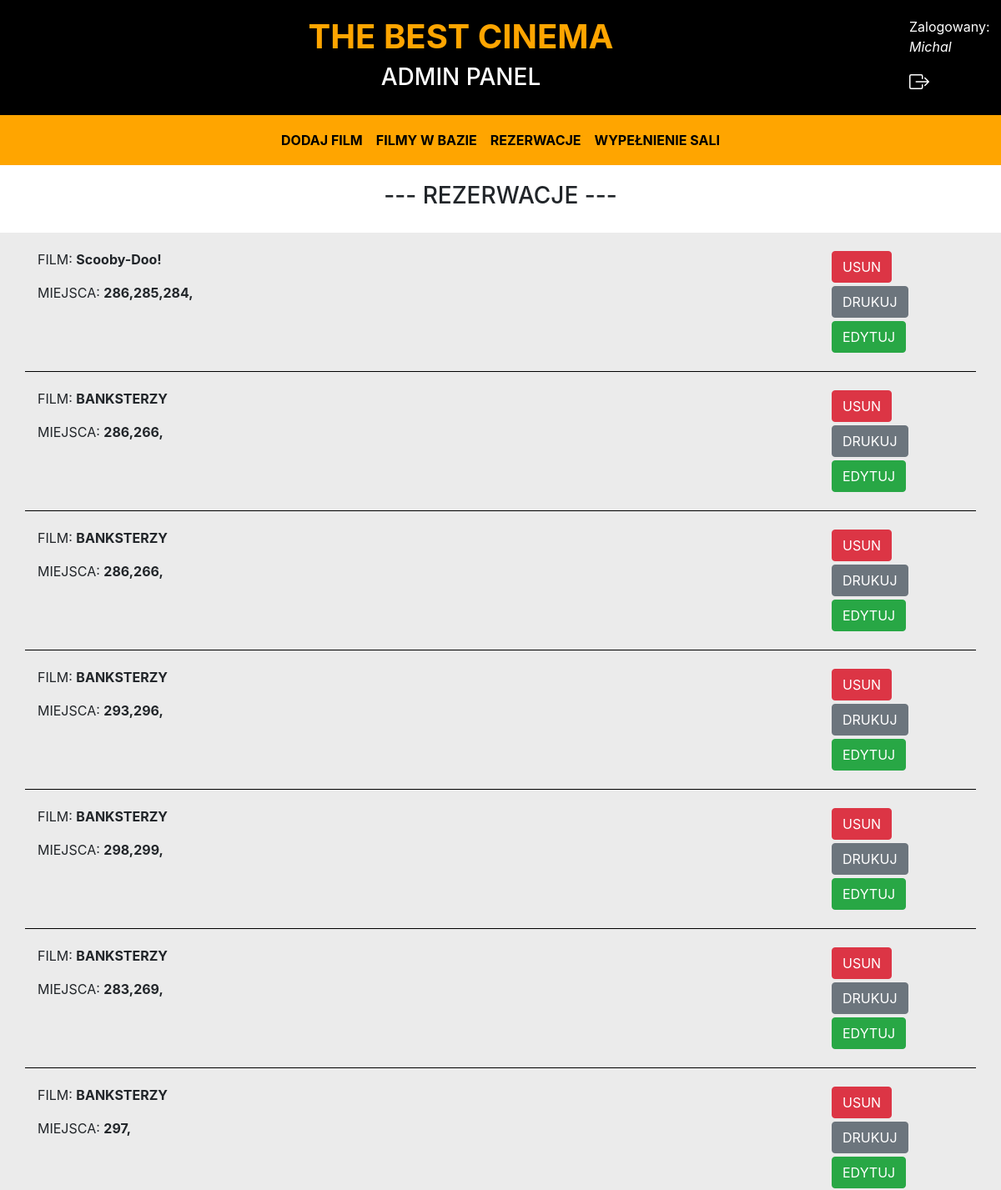
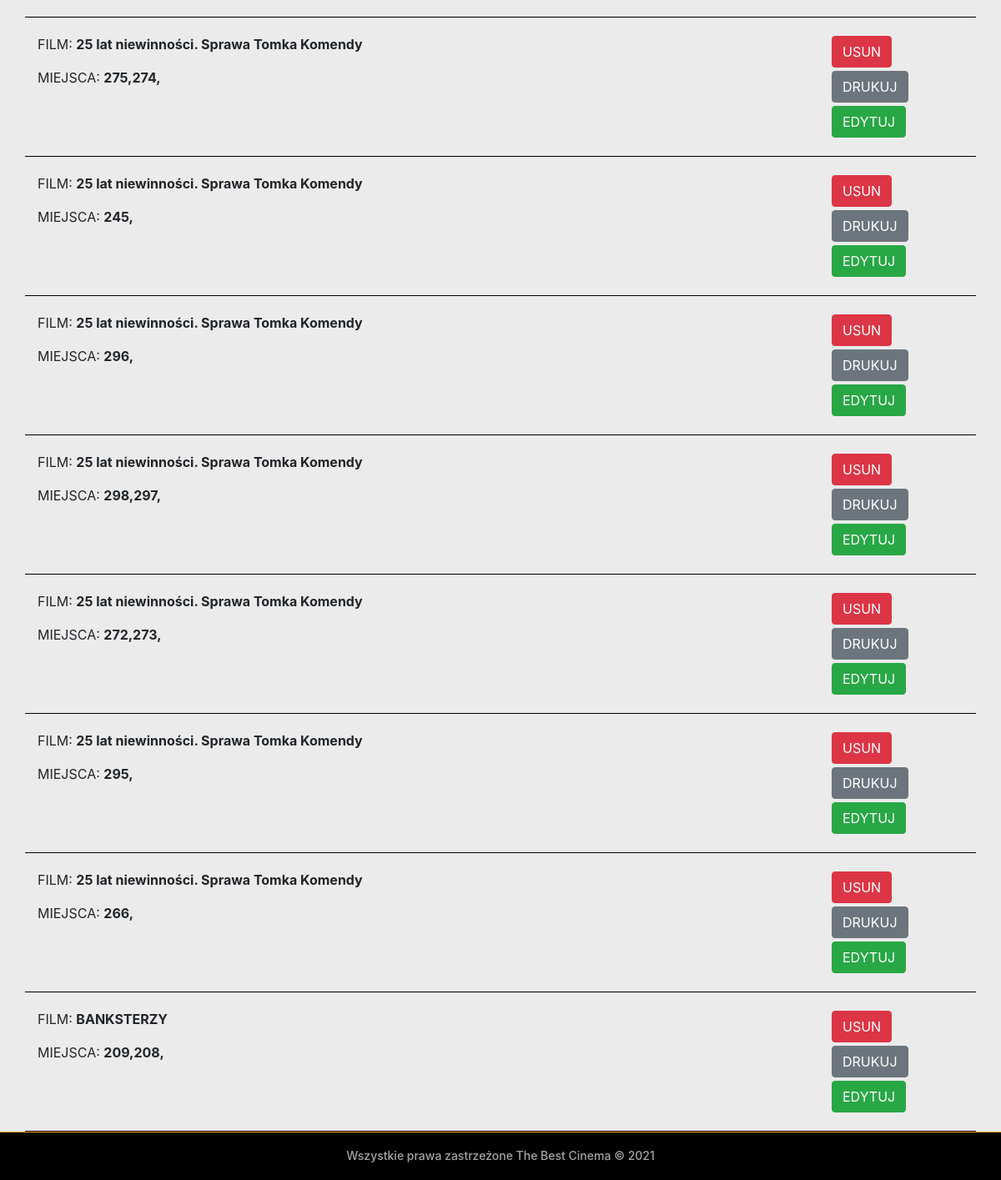
/admin/klienci.php (signed in), run on the app's committed database (2 pictures, top to bottom).
### tables this page shows
CREATE TABLE `rezerwacje` (
  `ID` int(11) NOT NULL,
  `Tytul` text NOT NULL,
  `Miejsca` text NOT NULL,
  `ID_uzytkownika` int(11) NOT NULL
);

### admin/klienci.php (the view, shortened to what this page needs)
<!doctype html>
<html lang="pl">
<head>
    <link href="https://stackpath.bootstrapcdn.com/bootstrap/4.5.2/css/bootstrap.min.css" rel="stylesheet">
</head>
<body>
    <div id="root" class="container-fluid">
        <?php include 'admin_komponenty/header.php'; ?>
        <?php include 'admin_komponenty/nav.php'; ?>
        <div class="tytulowy">
            <div class="container">
                <div class="row">
                    <div class="col-sm-12">
                        <h3 class="tytul">--- REZERWACJE ---</h3>
                    </div>
                </div>
            </div>
        </div>
        <div class="main">
            <div class="container" id="rezerwacje">
                <?php
                include '_hasla.php';
                $com = mysqli_connect($hostname, $username, $password);
                mysqli_select_db($com, $dbname);
                mysqli_set_charset($com, "utf8");
                $query = "SELECT * FROM rezerwacje";
                $result = mysqli_query($com, $query);
                if ($result) {
                    while ($row = mysqli_fetch_array($result)) {
                        echo ' <div class="row wiersz">
                                    <div class="col col-sm-10">
                                        <p>FILM: <span class="bold">'  . $row["Tytul"] . '</span></p>
                                        <p>MIEJSCA: <span class="bold">' . $row["Miejsca"] . '</span></p>
                                    </div>
                                    <div class="col col-sm-2">
                                        <a href="admin_pliki_serwerowe/usun_rezerwacje.php?id=' . $row["ID"]  . '">
                                            <button class="btn btn-danger">USUN</button>
                                        </a>
                                        <a href="drukuj.php?id=' . $row["ID"]  . '&tytul=' . $row["Tytul"] . '&miejsca=' . $row["Miejsca"] . '">
                                        <button class="btn btn-secondary">DRUKUJ</button>
                                        </a>
                                        </a>
                                        <a href="edytcja.php?id=' . $row["ID"] . '">
                                            <button onclick="edycja()" class="btn btn-success">EDYTUJ</button>
                                        </a>
                                    </div>
                                </div>';
                    };
                }
                ?>
            </div>
        </div>
        <?php include 'admin_komponenty/footer.php'; ?>
    </div>
</body>
</html>

### data on the page
rezerwacje: Tytul "Scooby-Doo!", Miejsca "286,285,284,"
rezerwacje: Tytul "BANKSTERZY", Miejsca "286,266,"
rezerwacje: Tytul "BANKSTERZY", Miejsca "286,266,"
rezerwacje: Tytul "BANKSTERZY", Miejsca "293,296,"
rezerwacje: Tytul "BANKSTERZY", Miejsca "298,299,"
rezerwacje: Tytul "BANKSTERZY", Miejsca "283,269,"
rezerwacje: Tytul "BANKSTERZY", Miejsca "297,"
rezerwacje: Tytul "25 lat niewinności. Sprawa Tomka Komendy", Miejsca "275,274,"
rezerwacje: Tytul "25 lat niewinności. Sprawa Tomka Komendy", Miejsca "245,"
rezerwacje: Tytul "25 lat niewinności. Sprawa Tomka Komendy", Miejsca "296,"
rezerwacje: Tytul "25 lat niewinności. Sprawa Tomka Komendy", Miejsca "298,297,"
rezerwacje: Tytul "25 lat niewinności. Sprawa Tomka Komendy", Miejsca "272,273,"
rezerwacje: Tytul "25 lat niewinności. Sprawa Tomka Komendy", Miejsca "295,"
rezerwacje: Tytul "25 lat niewinności. Sprawa Tomka Komendy", Miejsca "266,"
rezerwacje: Tytul "BANKSTERZY", Miejsca "209,208,"

### other printed values
$_SESSION['login'] "Michal"
